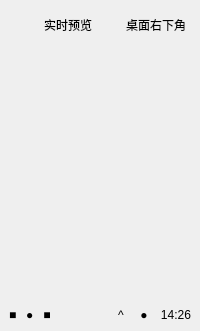
                                    <widget class="QFrame" name="previewCard">
                                      <layout class="QVBoxLayout" name="previewLayout" stretch="0,1,0">
                                        <property name="leftMargin">
                                          <number>0</number>
                                        </property>
                                        <property name="topMargin">
                                          <number>0</number>
                                        </property>
                                        <property name="rightMargin">
                                          <number>0</number>
                                        </property>
                                        <property name="bottomMargin">
                                          <number>0</number>
                                        </property>
                                        <property name="spacing">
                                          <number>0</number>
                                        </property>
                                        <item>
                                          <widget class="QWidget" name="previewHeading">
                                            <layout class="QHBoxLayout" name="previewHeadingLayout" stretch="0,1,0">
                                              <property name="leftMargin">
                                                <number>14</number>
                                              </property>
                                              <property name="topMargin">
                                                <number>14</number>
                                              </property>
                                              <property name="rightMargin">
                                                <number>14</number>
                                              </property>
                                              <property name="bottomMargin">
                                                <number>14</number>
                                              </property>
                                              <property name="spacing">
                                                <number>9</number>
                                              </property>
                                              <item>
                                                <widget class="QLabel" name="previewIcon">
                                                  <property name="text">
                                                    <string />
                                                  </property>
                                                  <property name="minimumSize">
                                                    <size>
                                                      <width>21</width>
                                                      <height>21</height>
                                                    </size>
                                                  </property>
                                                  <property name="maximumSize">
                                                    <size>
                                                      <width>21</width>
                                                      <height>21</height>
                                                    </size>
                                                  </property>
                                                </widget>
                                              </item>
                                              <item>
                                                <widget class="QLabel" name="previewTitle">
                                                  <property name="text">
                                                    <string>实时预览</string>
                                                  </property>
                                                </widget>
                                              </item>
                                              <item>
                                                <widget class="QLabel" name="previewPosition">
                                                  <property name="text">
                                                    <string>桌面右下角</string>
                                                  </property>
                                                  <property name="alignment">
                                                    <set>Qt::AlignmentFlag::AlignRight|Qt::AlignmentFlag::AlignVCenter</set>
                                                  </property>
                                                </widget>
                                              </item>
                                            </layout>
                                          </widget>
                                        </item>
                                        <item>
                                          <widget class="QWidget" name="previewCanvas">
                                            <layout class="QVBoxLayout" name="previewCanvasLayout" stretch="0,1">
                                              <property name="leftMargin">
                                                <number>15</number>
                                              </property>
                                              <property name="topMargin">
                                                <number>15</number>
                                              </property>
                                              <property name="rightMargin">
                                                <number>15</number>
                                              </property>
                                              <property name="bottomMargin">
                                                <number>15</number>
                                              </property>
                                              <property name="spacing">
                                                <number>0</number>
                                              </property>
                                              <item>
                                                <widget class="QWidget" name="bubblePreviewGroup">
                                                  <widget class="QLabel" name="pinkPreview">
                                                    <property name="text">
                                                      <string>&lt;span style="background-color:#efd0dd; color:#654052"&gt;今天也一起学习吧！&lt;/span&gt;</string>
                                                    </property>
                                                    <property name="alignment">
                                                      <set>Qt::AlignmentFlag::AlignCenter</set>
                                                    </property>
                                                    <property name="minimumSize">
                                                      <size>
                                                        <width>225</width>
                                                        <height>75</height>
                                                      </size>
                                                    </property>
                                                    <property name="maximumSize">
                                                      <size>
                                                        <width>270</width>
                                                        <height>75</height>
                                                      </size>
                                                    </property>
                                                  </widget>
                                                  <widget class="QLabel" name="bluePreview">
                                                    <property name="text">
                                                      <string>&lt;span style="background-color:#d2e7f5; color:#345876"&gt;好的，我们开始。&lt;/span&gt;</string>
                                                    </property>
                                                    <property name="alignment">
                                                      <set>Qt::AlignmentFlag::AlignCenter</set>
                                                    </property>
                                                    <property name="minimumSize">
                                                      <size>
                                                        <width>205</width>
                                                        <height>75</height>
                                                      </size>
                                                    </property>
                                                    <property name="maximumSize">
                                                      <size>
                                                        <width>250</width>
                                                        <height>75</height>
                                                      </size>
                                                    </property>
                                                  </widget>
                                                </widget>
                                              </item>
                                              <item>
                                                <widget class="QLabel" name="avatarLabel">
                                                  <property name="text">
                                                    <string />
                                                  </property>
                                                  <property name="alignment">
                                                    <set>Qt::AlignmentFlag::AlignRight|Qt::AlignmentFlag::AlignBottom</set>
                                                  </property>
                                                  <property name="sizePolicy">
                                                    <sizepolicy hsizetype="Ignored" vsizetype="Ignored">
                                                      <horstretch>0</horstretch>
                                                      <verstretch>0</verstretch>
                                                    </sizepolicy>
                                                  </property>
                                                  <property name="minimumSize">
                                                    <size>
                                                      <width>0</width>
                                                      <height>220</height>
                                                    </size>
                                                  </property>
                                                </widget>
                                              </item>
                                            </layout>
                                          </widget>
                                        </item>
                                        <item>
                                          <widget class="QWidget" name="previewTaskbar">
                                            <layout class="QHBoxLayout" name="taskbarLayout">
                                              <property name="leftMargin">
                                                <number>9</number>
                                              </property>
                                              <property name="topMargin">
                                                <number>9</number>
                                              </property>
                                              <property name="rightMargin">
                                                <number>9</number>
                                              </property>
                                              <property name="bottomMargin">
                                                <number>9</number>
                                              </property>
                                              <property name="spacing">
                                                <number>7</number>
                                              </property>
                                              <item>
                                                <widget class="QLabel" name="taskbarDots">
                                                  <property name="text">
                                                    <string>■   ●   ■</string>
                                                  </property>
                                                </widget>
                                              </item>
                                              <item>
                                                <widget class="QLabel" name="taskbarHint">
                                                  <property name="text">
                                                    <string>^     ●    14:26</string>
                                                  </property>
                                                  <property name="alignment">
                                                    <set>Qt::AlignmentFlag::AlignRight|Qt::AlignmentFlag::AlignVCenter</set>
                                                  </property>
                                                </widget>
                                              </item>
                                            </layout>
                                          </widget>
                                        </item>
                                      </layout>
                                    </widget>
